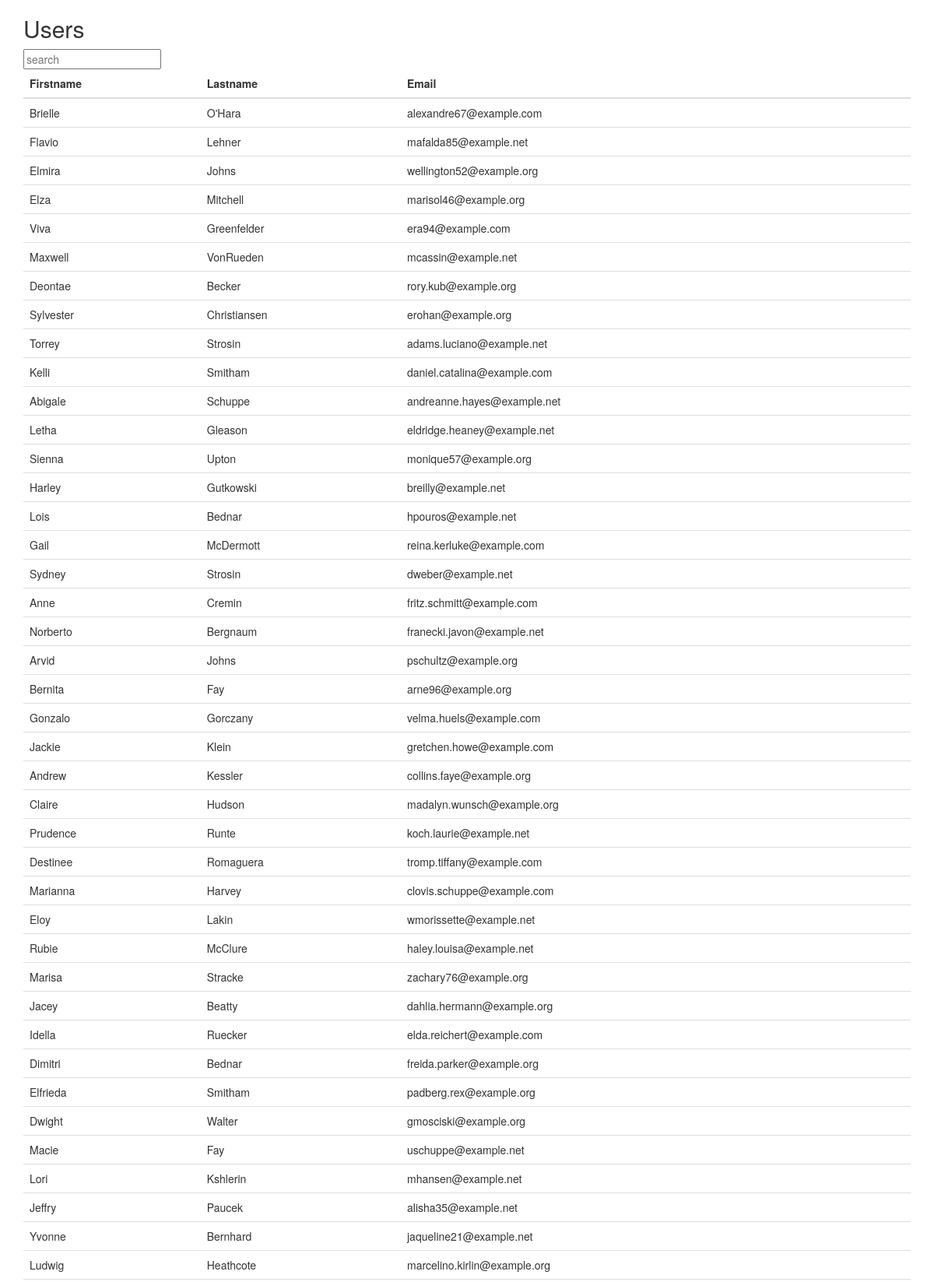
Screenshot of /CI_ajax-live-search/index.php/search (upper part) with the database file from the repository.
### tables this page shows
CREATE TABLE `authors` (
  `id` int(11) NOT NULL,
  `first_name` varchar(50) NOT NULL,
  `last_name` varchar(50) NOT NULL,
  `email` varchar(100) NOT NULL,
  `birthdate` date NOT NULL,
  `added` timestamp NOT NULL DEFAULT current_timestamp()
);

### CI_ajax-live-search/application/controllers/Search.php (called while the page is built, shortened)
<?php
class Search extends Ci_Controller{
    public function index(){
        $this->load->model('Common_model');
        $data['users']=$this->Common_model->import('authors');
        $this->load->view('display.php',$data);
    }
}

### CI_ajax-live-search/index.php (called while the page is built, shortened)
<?php
require_once BASEPATH.'core/CodeIgniter.php';

### CI_ajax-live-search/application/models/Common_model.php (called while the page is built, shortened)
<?php
class Common_model extends Ci_Model{
     function import($tbl){
     return   $result=$this->db->get($tbl)->result();
     }
}

### CI_ajax-live-search/application/views/display.php (the view, shortened to what this page needs)
<!DOCTYPE html>
<html lang="en">
<head>
  <link rel="stylesheet" href="https://maxcdn.bootstrapcdn.com/bootstrap/3.4.0/css/bootstrap.min.css">
</head>
<body>
<div class="container" >
<h2>Users</h2>
  <form method="post" action=''>
  <input placeholder="search" type="text" name="searchvalue" id="search" onkeyup="searchh(this.value);">
  </form>
  <table class="table table-hover"  >
    <thead>
      <tr>
        <th>Firstname</th>
        <th>Lastname</th>
        <th>Email</th>
      </tr>
    </thead>
    <tbody  id="mytable">
    <?php foreach($users as $value ){?>
      <tr>
        <td><?=$value->first_name?></td>
        <td><?=$value->last_name?></td>
        <td><?=$value->email?></td>
      </tr>
    <?php }?>
    </tbody>
  </table>
</div>
</body>
</html>

### rows the page displays
authors: first_name "Brielle", last_name "O'Hara", email "alexandre67@example.com"
authors: first_name "Flavio", last_name "Lehner", email "mafalda85@example.net"
authors: first_name "Elmira", last_name "Johns", email "wellington52@example.org"
authors: first_name "Elza", last_name "Mitchell", email "marisol46@example.org"
authors: first_name "Viva", last_name "Greenfelder", email "era94@example.com"
authors: first_name "Maxwell", last_name "VonRueden", email "mcassin@example.net"
authors: first_name "Deontae", last_name "Becker", email "rory.kub@example.org"
authors: first_name "Sylvester", last_name "Christiansen", email "erohan@example.org"
authors: first_name "Torrey", last_name "Strosin", email "adams.luciano@example.net"
authors: first_name "Kelli", last_name "Smitham", email "daniel.catalina@example.com"
authors: first_name "Abigale", last_name "Schuppe", email "andreanne.hayes@example.net"
authors: first_name "Letha", last_name "Gleason", email "eldridge.heaney@example.net"
authors: first_name "Sienna", last_name "Upton", email "monique57@example.org"
authors: first_name "Harley", last_name "Gutkowski", email "breilly@example.net"
authors: first_name "Lois", last_name "Bednar", email "hpouros@example.net"
authors: first_name "Gail", last_name "McDermott", email "reina.kerluke@example.com"
authors: first_name "Sydney", last_name "Strosin", email "dweber@example.net"
authors: first_name "Anne", last_name "Cremin", email "fritz.schmitt@example.com"
authors: first_name "Norberto", last_name "Bergnaum", email "franecki.javon@example.net"
authors: first_name "Arvid", last_name "Johns", email "pschultz@example.org"
authors: first_name "Bernita", last_name "Fay", email "arne96@example.org"
authors: first_name "Gonzalo", last_name "Gorczany", email "velma.huels@example.com"
authors: first_name "Jackie", last_name "Klein", email "gretchen.howe@example.com"
authors: first_name "Andrew", last_name "Kessler", email "collins.faye@example.org"
authors: first_name "Claire", last_name "Hudson", email "madalyn.wunsch@example.org"
authors: first_name "Prudence", last_name "Runte", email "koch.laurie@example.net"
authors: first_name "Destinee", last_name "Romaguera", email "tromp.tiffany@example.com"
authors: first_name "Marianna", last_name "Harvey", email "clovis.schuppe@example.com"
authors: first_name "Eloy", last_name "Lakin", email "wmorissette@example.net"
authors: first_name "Rubie", last_name "McClure", email "haley.louisa@example.net"
authors: first_name "Marisa", last_name "Stracke", email "zachary76@example.org"
authors: first_name "Jacey", last_name "Beatty", email "dahlia.hermann@example.org"
authors: first_name "Idella", last_name "Ruecker", email "elda.reichert@example.com"
authors: first_name "Dimitri", last_name "Bednar", email "freida.parker@example.org"
authors: first_name "Elfrieda", last_name "Smitham", email "padberg.rex@example.org"
authors: first_name "Dwight", last_name "Walter", email "gmosciski@example.org"
authors: first_name "Macie", last_name "Fay", email "uschuppe@example.net"
authors: first_name "Lori", last_name "Kshlerin", email "mhansen@example.net"
authors: first_name "Jeffry", last_name "Paucek", email "alisha35@example.net"
authors: first_name "Yvonne", last_name "Bernhard", email "jaqueline21@example.net"
authors: first_name "Ludwig", last_name "Heathcote", email "marcelino.kirlin@example.org"
